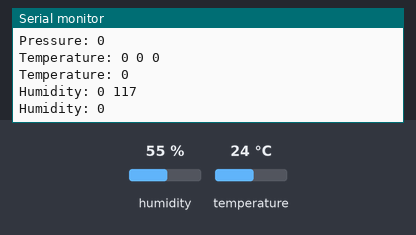
A sketch run on a simulated ESP8266 (NodeMCU). Parts: the last lines printed to the serial monitor. Wiring (inferred from the names in the program): BME280 sensor at I2C address 0x76. The test bench sets the inputs (shaded band); at power-on: humidity 55 %, temperature 24 °C.

Above: at 1.3 s.
1.4 s: humidity set to 22 %
At 1.9 s:
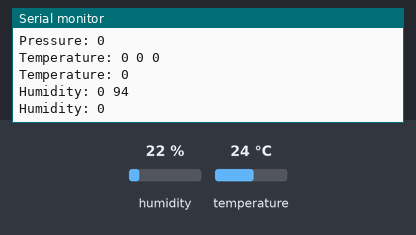
2.9 s: temperature set to 12 °C
At 3.4 s:
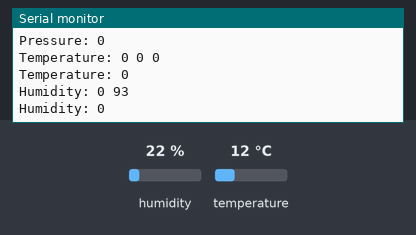
4.4 s: humidity set to 40 %
At 5.0 s:
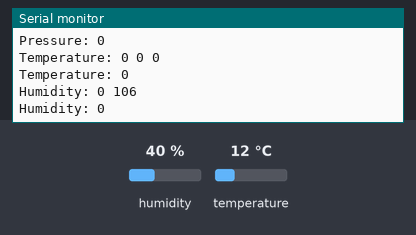
Timing chart, 0 to 7.4 s (numbered marks = the images above; inputs shaded):
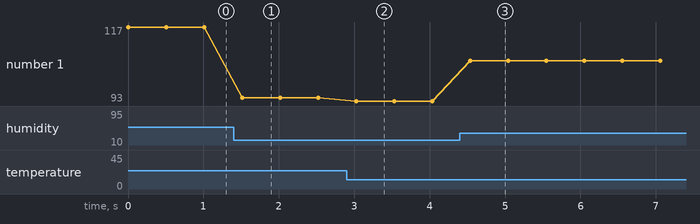

The sketch:

ComunicacionWire.ino
```cpp
/* Include required headers and/or libraries */
#include <Wire.h>

/* Single-pass function to configure the app */
void setup()
{
  /* Join i2c bus (address optional for master) */
  Wire.begin(0, 2);

  /* start serial for output */
  Serial.begin(115200);
}

/* Recurrent task, called forever */
void loop()
{
  /* Welcome message! Useful to know where  */
  Serial.printf("Ahoy! ESP8266 here!\n---\n");

  /* Begin transmission */
  Wire.beginTransmission(0x76);

  /* ctr_hum: Set humidity oversampling */
  Wire.write(0xF2);
  Wire.write(B001);

  /* ctrl_meas: Set pressure and temperature oversampling and mode */
  Wire.write(0xF4);
  Wire.write(B00100111);

  /* First register to read from */
  Wire.write(0xF7);

  /* End transmission */
  Wire.endTransmission();

  /* Request data from slave with address 0x76 */
  Wire.requestFrom(0x76, 8);

  /* DUDAS: PÁGINA 18 DEL DATASHEET BME280: NOSOTROS 3.5.3, CON TODO LO QUE VIENE? */
  /*        MEJOR FORMA DE PONER EL WHILE?? TRANSMISSION, WRITE Y REQUEST DENTRO O FUERA? ALGUNAS MEDICIONES ME DAN 0 */
  /*        LOS 20 BITS ESTÁN BIEN EN 32 BITS O HAY QUE APLICAR TRIMMING 4.2.2 U OTRA COSA? */

  /* Wait for data to be available */
  while (Wire.available())
  {
    /* Receive the bytes */
    uint8_t pre1 = Wire.read();
    uint8_t pre2 = Wire.read();
    uint8_t pre3 = Wire.read();
    uint32_t pre = pre1 << 12 + pre2 << 4 + pre3 >> 4;

    uint8_t tem1 = Wire.read();
    uint8_t tem2 = Wire.read();
    uint8_t tem3 = Wire.read();
    uint32_t tem = tem1 << 12 + tem2 << 4 + tem3 >> 4;

    uint8_t hum1 = Wire.read();
    uint8_t hum2 = Wire.read();
    uint16_t hum = hum1 << 8 + hum2;

    /* Send it to console/monitor */
    Serial.printf("Presure: %u %u %u\n", pre1, pre2, pre3);
    Serial.printf("Pressure: %u\n", pre);

    Serial.printf("Temperature: %u %u %u\n", tem1, tem2, tem3);
    Serial.printf("Temperature: %u\n", tem);

    Serial.printf("Humidity: %u %u\n", hum1, hum2);
    Serial.printf("Humidity: %u\n", hum);

  }

  /* Ensure not to flood with a huge amount of fast data */
  delay(500);
}
```

Measured:
- after the input at 1.4 s, the serial monitor: prints a new line after 0.11 s (image 1)
- after the input at 2.9 s, the serial monitor: prints a new line after 0.13 s (image 2)
- after the input at 4.4 s, the serial monitor: prints a new line after 0.14 s (image 3)
- plotted number 1: 117 → 94 after the input at 1.4 s, 94 → 93 after the input at 2.9 s, 93 → 106 after the input at 4.4 s
